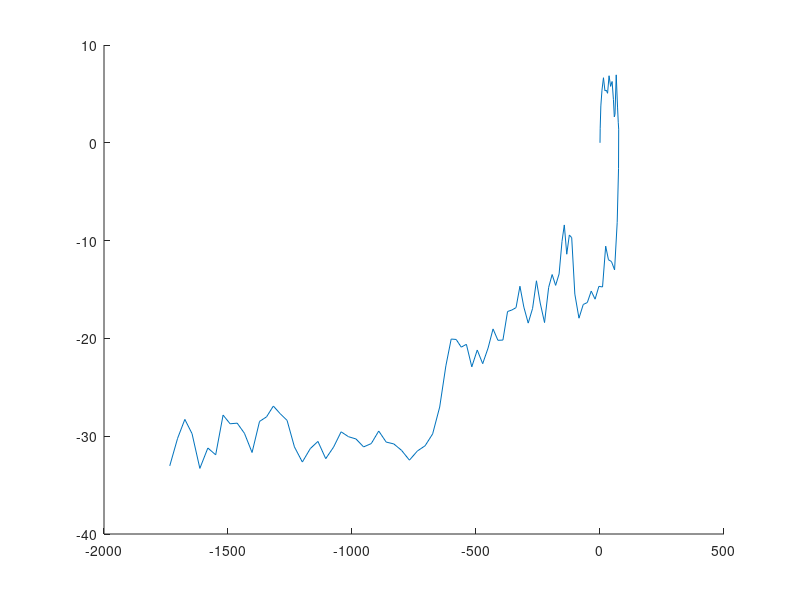

This chart was generated by the following MATLAB code: (Note: this script raises an error after producing the figure.)
clc
clear
close all
% this file is wrote by junjie wang, junjiehit@163.com
Steps = 100;
T = 1;
F = [1 T; 0 1];
% there are three sensors.
R1 = 1;
R2 = 0.54;
R3 = 2;
G = [0.5*T^2; T];
Qw = 2;
H1 = [1 0];
H2 = [0.4 0.8];
H3 = [0.6 1];

% generate the measurements and traj
xa(:,1) = [0;0];
y1(:,1) = H1 * xa(:,1) + sqrt(R1)*randn;
y2(:,1) = H2 * xa(:,1) + sqrt(R2)*randn;
y3(:,1) = H3 * xa(:,1) + sqrt(R3)*randn;

for t = 2 : Steps
    xa(:,t) = F * xa(:,t-1) + G * Qw * randn;
    y1(:,t) = H1 * xa(:,t) + sqrt(R1)*randn;
    y2(:,t) = H2 * xa(:,t) + sqrt(R2)*randn;
    y3(:,t) = H3 * xa(:,t) + sqrt(R3)*randn;
end

figure
hold on
plot(xa(1,:),xa(2,:))

% sensor 1
P_ = eye(2);
x_ = zeros(2,1);

x_pred = x_;
P_pred = P_;
Q = G * Qw * G';
for t = 1 : Steps
    [x_upd1(:,t), P_upd1(:,:,t)] = KF_upd(x_pred,P_pred, H1, R1, y1(:,t));
    [x_pred,P_pred] = KF_pred(x_upd1(:,t), P_upd1(:,:,t),F,Q);
end


x_pred = x_;
P_pred = P_;
Q = G * Qw * G';
for t = 1 : Steps
    [x_upd2(:,t), P_upd2(:,:,t)] = KF_upd(x_pred,P_pred, H2, R2, y2(:,t));
    [x_pred,P_pred] = KF_pred(x_upd2(:,t), P_upd2(:,:,t),F,Q);
end

x_pred = x_;
P_pred = P_;
Q = G * Qw * G';
for t = 1 : Steps
    [x_upd3(:,t), P_upd3(:,:,t)] = KF_upd(x_pred,P_pred, H3, R3, y3(:,t));
    [x_pred,P_pred] = KF_pred(x_upd3(:,t), P_upd3(:,:,t),F,Q);
end

% GCI fusion
for t = 1 : Steps
 w(1) = trace(P_upd1(:,:,t));
 w(2) = trace(P_upd2(:,:,t));
 w(3) = trace(P_upd3(:,:,t));
 w = w / sum(w);
 [m,P ] = CI_fusion(x_upd1(:,t),P_upd1(:,:,t),x_upd2(:,t),P_upd2(:,:,t),x_upd3(:,t),P_upd3(:,:,t),w);
 CI_M(:,t) = m;
 CI_P(:,:,t) = P;
end

hold on

plot(x_upd1(1,:),x_upd1(2,:))
plot(x_upd2(1,:),x_upd2(2,:))
plot(x_upd3(1,:),x_upd3(2,:))
plot(CI_M(1,:),CI_M(2,:))

mse1 = norm(xa - x_upd1);
mse2 = norm(xa - x_upd2);
mse3 = norm(xa - x_upd3);
mse4 = norm(xa - CI_M);
